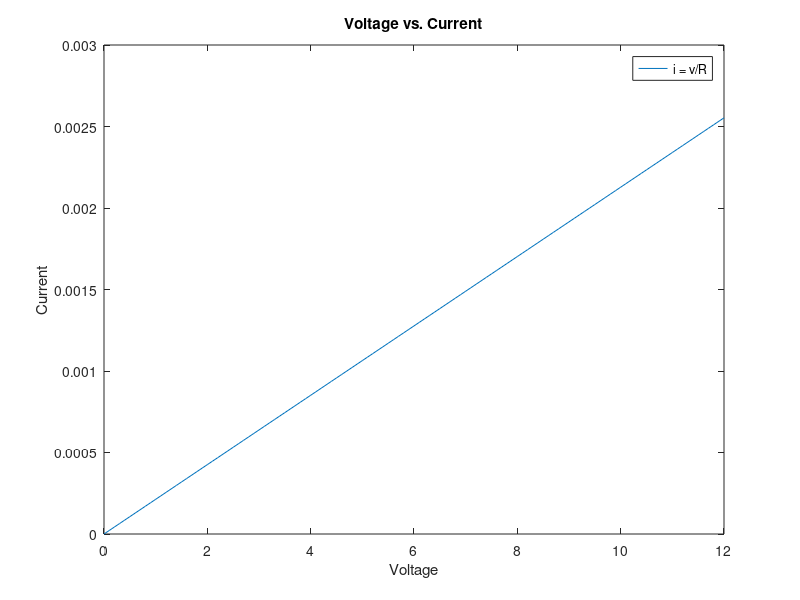

Write the MATLAB code that produced this figure.
clear all;
close all;
clc;
x = 2;
y = x*3^x*exp(x);
v1 = [1 2 3 4];
v2 = [1; 2; 3; 4];
ans1 = v1*v2;
ans2 = v2*v1;
v = linspace(0,12,121);
R = 4.7e3;
i = v./R;
v89 = v(89);
i89 = i(89);
plot(v, i);
xlabel('Voltage');
ylabel('Current');
title('Voltage vs. Current');
legend('i = v/R');

